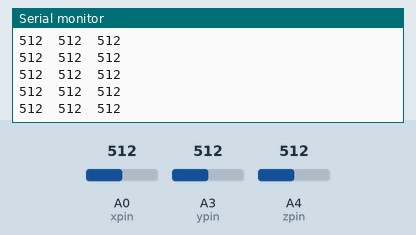
This sketch was run on a simulated Arduino Uno, built with avr-gcc and run on an emulated ATmega328P. On the bench: the last lines printed to the serial monitor. Inputs (shaded band) come from the test bench; at power-on: A0 (xpin) = 512, A3 (ypin) = 512, A4 (zpin) = 512.

Above: at 1.2 s.
1.3 s: A0 (xpin) set to 716
At 1.8 s:
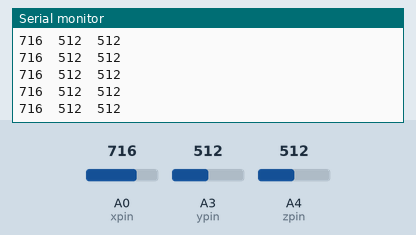
4.3 s: A3 (ypin) set to 716
At 5.1 s:
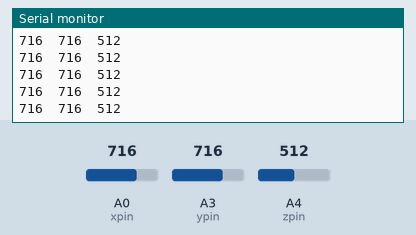
5.8 s: A4 (zpin) set to 716
At 6.7 s:
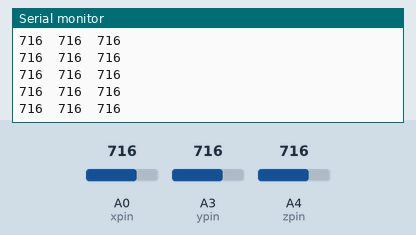
7.3 s: A0 (xpin) set to 900
At 7.8 s:
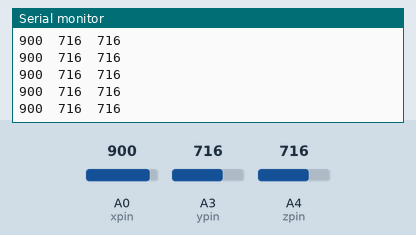
8.8 s: A3 (ypin) set to 900
At 9.6 s:
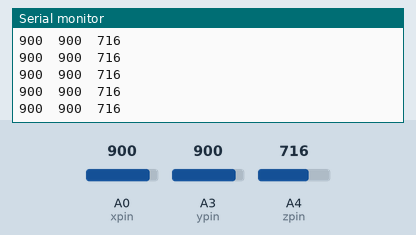
10.3 s: A4 (zpin) set to 900
At 10.9 s:
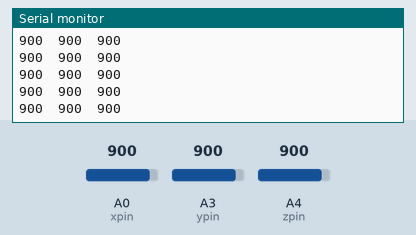
Timing chart, 0 to 12.8 s (numbered marks = the images above; inputs shaded):
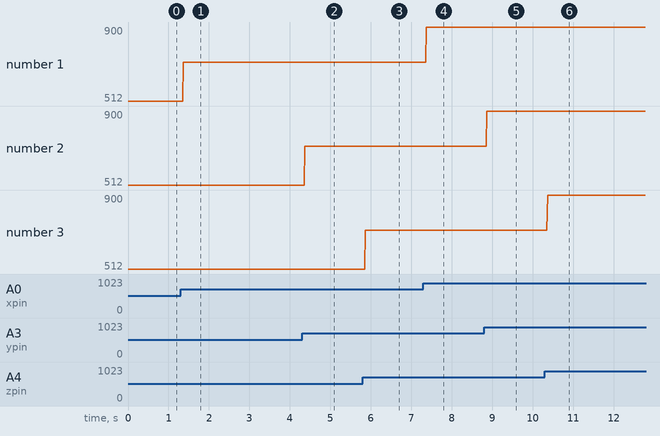

Measured:
- after the input at 1.3 s, the serial monitor: prints a new line after 0.07 s (image 1)
- after the input at 4.3 s, the serial monitor: prints a new line after 0.07 s (image 2)
- after the input at 5.8 s, the serial monitor: prints a new line after 0.07 s (image 3)
- after the input at 7.3 s, the serial monitor: prints a new line after 0.07 s (image 4)
- after the input at 8.8 s, the serial monitor: prints a new line after 0.07 s (image 5)
- after the input at 10.3 s, the serial monitor: prints a new line after 0.07 s (image 6)
- plotted number 1: 512 → 716 after the input at 1.3 s, 716 → 900 after the input at 7.3 s

The sketch:

pruebaacelerometro.ino
```cpp
const int xpin = A0;                  // x-axis of the accelerometer
const int ypin = A3;                  // y-axis
const int zpin = A4;                  // z-axis (only on 3-axis models)

int xvalue = 0;        // value read from xpin
int yvalue = 0;        // value read from ypin
int zvalue = 0;        // value read from zpin
//float xvolt = 0.0;        // voltage read from xpin
//float yvolt = 0;        // voltage read from ypin
//float zvolt = 0;        // voltage read from zpin

void setup()
{
  // put your setup code here, to run once:
  Serial.begin(9600);
}

void loop()
{
//for(int x=1; x<101; x++){
  // put your main code here, to run repeatedly:
  xvalue = analogRead(xpin);
  yvalue = analogRead(ypin);
  zvalue = analogRead(zpin);
  //xvolt = ((((float)xvalue * 3.6)/1024.0)); // adc array 0 copied to the variable X_Axis
  //yvolt = ((((float)yvalue * 3.6)/1024.0)); // adc array 1 copied to the variable Y_Axis
  //zvolt = ((((float)zvalue * 3.6)/1024.0)); // adc array 2 copied to the variable Z_Axis


  Serial.print(xvalue);
  Serial.print("\t");
  Serial.print(yvalue);
  Serial.print("\t");
  Serial.print(zvalue);
  Serial.println("\t");

  delay(10);
  //}
  //delay(50000000);
}
```
